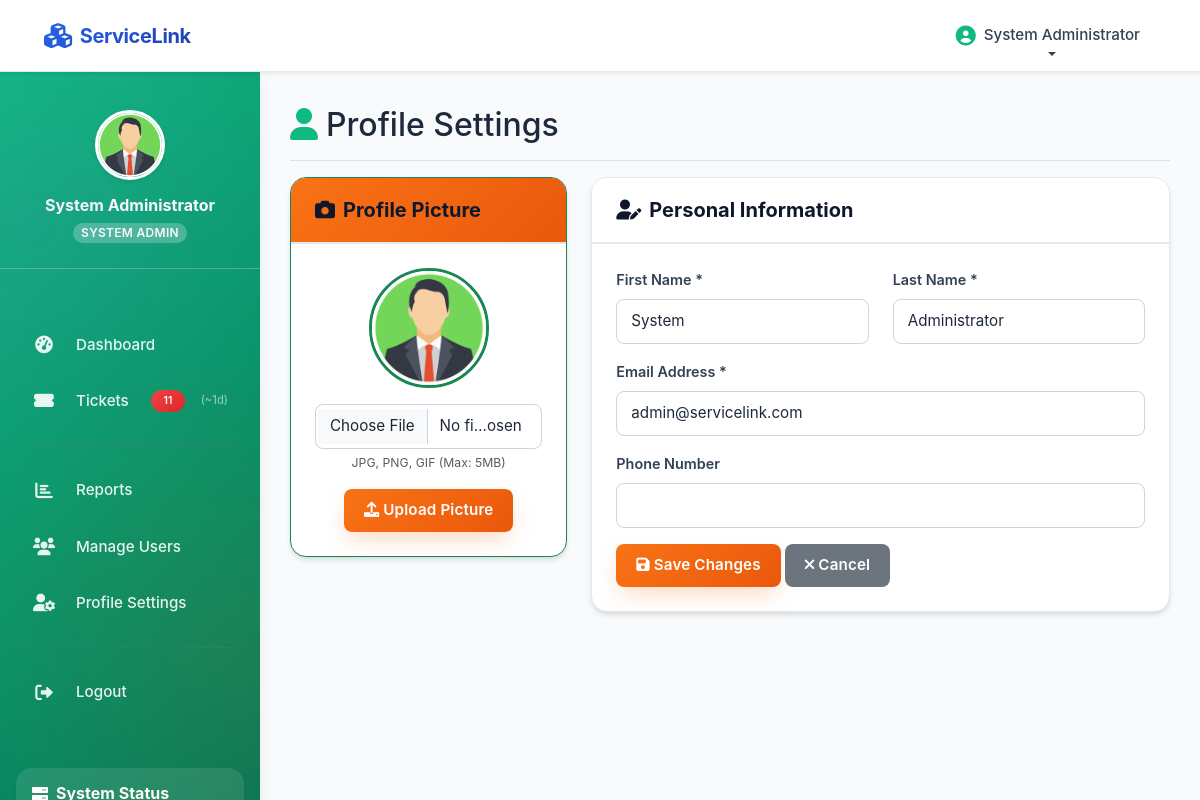
/admin/profile_simple.php (signed in), run on the app's committed database.
### tables this page shows
CREATE TABLE `users` (
  `id` int(11) NOT NULL,
  `user_number` varchar(20) DEFAULT NULL,
  `first_name` varchar(100) NOT NULL,
  `last_name` varchar(100) NOT NULL,
  `email` varchar(255) NOT NULL,
  `phone_number` varchar(20) DEFAULT NULL,
  `password_hash` varchar(255) DEFAULT NULL,
  `google_id` varchar(255) DEFAULT NULL,
  `role` enum('admin','department_admin','staff','user') DEFAULT 'user',
  `user_type` varchar(50) DEFAULT NULL COMMENT 'For staff: MIS, Labtech, Utility, Maintenance',
  `department_id` int(11) DEFAULT NULL,
  `campus_id` int(11) DEFAULT NULL,
  `year_level` enum('1st Year','2nd Year','3rd Year','4th Year','5th Year','Graduate','Faculty','Staff') DEFAULT '1st Year',
  `profile_picture` varchar(255) DEFAULT NULL,
  `is_active` tinyint(1) DEFAULT 1,
  `email_verified` tinyint(1) DEFAULT 0,
  `created_at` timestamp NOT NULL DEFAULT current_timestamp(),
  `updated_at` timestamp NOT NULL DEFAULT current_timestamp() ON UPDATE current_timestamp()
);

### admin/profile_simple.php (the view, shortened to what this page needs)
<?php
require_once '../config/database.php';
$user_id = $_SESSION['user_id'];
try {
    $stmt = $pdo->prepare("SELECT * FROM users WHERE id = ?");
    $stmt->execute([$user_id]);
    $user_data = $stmt->fetch();
} catch (Exception $e) {
    $error = "Error loading profile: " . $e->getMessage();
}
?>
<!DOCTYPE html>
<html lang="en">
<head>
    <link href="https://cdn.jsdelivr.net/npm/bootstrap@5.3.0/dist/css/bootstrap.min.css" rel="stylesheet">
    <link href="https://cdnjs.cloudflare.com/ajax/libs/font-awesome/6.0.0/css/all.min.css" rel="stylesheet">
    <link href="../assets/css/style.css" rel="stylesheet">
</head>
<body>
    <nav class="navbar navbar-expand-lg navbar-light bg-white shadow-sm">
        <div class="container-fluid">
            <a class="navbar-brand d-flex align-items-center" href="dashboard.php" style="font-weight: 700; font-size: 1.25rem; font-family: 'Inter', sans-serif; color: #101828;">
                <i class="fas fa-cubes fa-lg me-2" style="color: #5a4ad1;"></i>
                <span>ServiceLink</span>
            </a>
            <div class="navbar-nav ms-auto d-none d-md-flex">
                <div class="nav-item dropdown">
                    <a class="nav-link dropdown-toggle d-flex align-items-center text-dark" href="#" id="userDropdown" role="button" data-bs-toggle="dropdown" aria-expanded="false">
                        <i class="fas fa-user-circle me-2 fs-5 text-success"></i>
                        <span><?php echo htmlspecialchars($_SESSION['user_name']); ?></span>
                    </a>
                </div>
            </div>
        </div>
    </nav>
    <div class="container-fluid p-0">
        <?php include '../includes/sidebar.php'; ?>
        <main class="dashboard-content">
            <div class="d-flex justify-content-between flex-wrap flex-md-nowrap align-items-center pt-3 pb-2 mb-3 border-bottom">
                <h1 class="h2"><i class="fas fa-user text-success me-2"></i>Profile Settings</h1>
            </div>
            <div class="row">
                <div class="col-md-4 mb-4">
                    <div class="card border-success">
                        <div class="card-header bg-success text-white">
                            <h5 class="mb-0"><i class="fas fa-camera me-2"></i>Profile Picture</h5>
                        </div>
                        <div class="card-body text-center">
                            <div class="mb-3">
                                <?php if ($user_data && $user_data['profile_picture']): ?>
                                    <img src="../<?php echo htmlspecialchars($user_data['profile_picture']); ?>"
                                        alt="Profile Picture" class="rounded-circle border border-3 border-success"
                                        style="width: 120px; height: 120px; object-fit: cover;">
                                <?php endif; ?>
                            </div>
                            <form method="POST" enctype="multipart/form-data">
                                <div class="mb-3">
                                    <input type="file" class="form-control" name="profile_picture" accept="image/*" required>
                                    <div class="form-text">JPG, PNG, GIF (Max: 5MB)</div>
                                </div>
                                <button type="submit" class="btn btn-success">
                                    <i class="fas fa-upload me-1"></i>Upload Picture
                                </button>
                            </form>
                        </div>
                    </div>
                </div>
                <div class="col-md-8">
                    <div class="card">
                        <div class="card-header">
                            <h5 class="mb-0"><i class="fas fa-user-edit me-2"></i>Personal Information</h5>
                        </div>
                        <div class="card-body">
                            <form method="POST">
                                <div class="row">
                                    <div class="col-md-6">
                                        <div class="mb-3">
                                            <label for="first_name" class="form-label">First Name *</label>
                                            <input type="text" class="form-control" id="first_name" name="first_name"
                                                value="<?php echo htmlspecialchars($user_data['first_name'] ?? ''); ?>" required>
                                        </div>
                                    </div>
                                    <div class="col-md-6">
                                        <div class="mb-3">
                                            <label for="last_name" class="form-label">Last Name *</label>
                                            <input type="text" class="form-control" id="last_name" name="last_name"
                                                value="<?php echo htmlspecialchars($user_data['last_name'] ?? ''); ?>" required>
                                        </div>
                                    </div>
                                </div>
                                <div class="mb-3">
                                    <label for="email" class="form-label">Email Address *</label>
                                    <input type="email" class="form-control" id="email" name="email"
                                        value="<?php echo htmlspecialchars($user_data['email'] ?? ''); ?>" required>
                                </div>
                                <div class="mb-3">
                                    <label for="phone" class="form-label">Phone Number</label>
                                    <input type="tel" class="form-control" id="phone" name="phone"
                                        value="<?php echo htmlspecialchars($user_data['phone_number'] ?? ''); ?>">
                                </div>
                                <button type="submit" class="btn btn-success">
                                    <i class="fas fa-save me-1"></i>Save Changes
                                </button>
                                <a href="dashboard.php" class="btn btn-secondary">
                                    <i class="fas fa-times me-1"></i>Cancel
                                </a>
                            </form>
                        </div>
                    </div>
                </div>
            </div>
        </main>
    </div>
</body>
</html>

### includes/sidebar.php (shortened to what this page needs)
<?php
$current_page = basename($_SERVER['PHP_SELF']);
$current_dir  = basename(dirname($_SERVER['PHP_SELF']));
$_sb_badge = 0;
$_sb_avg   = null;
try {
    $role = $_SESSION['user_role'] ?? '';
    if (in_array($role, ['superadmin', 'admin'], true)) {
        $r = $pdo->query("
            SELECT COUNT(*) as cnt,
                   AVG(CASE WHEN resolved_at IS NOT NULL
                       THEN TIMESTAMPDIFF(DAY, created_at, resolved_at) END) as avg_d
            FROM tickets
            WHERE status NOT IN ('resolved','closed','unresolved')
        ")->fetch();
        $_sb_badge = (int)$r['cnt'];
        $_sb_avg   = $r['avg_d'] !== null ? round($r['avg_d']) : null;
    }
} catch (PDOException $e) {
}
?>
<nav id="sidebarMenu" class="dashboard-sidebar">
    <div class="pt-3 pb-5">
        <div class="text-center mb-4 p-4 border-bottom border-light border-opacity-25">
            <div class="mb-3 position-relative d-inline-block">
                <?php
                $profile_picture = null;
                try {
                    $sPic = $pdo->prepare("SELECT profile_picture FROM users WHERE id = ?");
                    $sPic->execute([$_SESSION['user_id']]);
                    $profile_picture = $sPic->fetch()['profile_picture'] ?? null;
                } catch (PDOException $e) {
                    $profile_picture = $_SESSION['profile_picture'] ?? null;
                }
                $pic_prefix = in_array($current_dir, ['admin', 'department', 'staff', 'student']) ? '../' : '';
                if ($profile_picture): ?>
                    <img src="<?php echo $pic_prefix . htmlspecialchars($profile_picture); ?>"
                        alt="Profile" class="rounded-circle shadow-sm"
                        style="width:70px;height:70px;object-fit:cover;border:3px solid #fff;">
                <?php endif; ?>
            </div>
            <h6 class="text-white fw-bold mb-1"><?php echo htmlspecialchars($_SESSION['user_name']); ?></h6>
            <small class="badge bg-white bg-opacity-25 text-white border-0 mt-1 px-2 py-1">
                <?php
                $role = $_SESSION['user_role'];
                echo in_array($role, ['admin', 'superadmin']) ? 'System Admin' : getRoleDisplayName($role);
                ?>
            </small>
        </div>
        <ul class="nav flex-column sidebar-nav">
            <li class="nav-item">
                <a class="nav-link <?php echo $current_page == 'dashboard.php' ? 'active' : ''; ?>"
                    href="<?php
                            switch ($_SESSION['user_role']) {
                                case 'superadmin':
                                case 'admin':
                                    echo $current_dir == 'admin'      ? 'dashboard.php' : 'admin/dashboard.php';
                                    break;
                            }
                            ?>">
                    <i class="fas fa-tachometer-alt me-2"></i>Dashboard
                </a>
            </li>
            <li class="nav-item">
                <a class="nav-link <?php
                                    echo ($current_page == 'tickets.php' && in_array($_SESSION['user_role'], ['superadmin', 'admin', 'department_admin', 'staff'], true)) ? 'active' : '';
                                    ?>"
                    href="<?php
                            switch ($_SESSION['user_role']) {
                                case 'superadmin':
                                case 'admin':
                                    echo $current_dir == 'admin'      ? 'tickets.php' : 'admin/tickets.php';
                                    break;
                            }
                            ?>">
                    <i class="fas fa-ticket-alt me-2"></i>
                    Tickets
                    <?php if ($_sb_badge > 0): ?>
                        <span class="badge bg-danger ms-auto rounded-pill" style="font-size:0.65rem;min-width:20px;">
                            <?php echo $_sb_badge; ?>
                        </span>
                    <?php endif; ?>
                    <?php if ($_sb_avg !== null): ?>
                        <small class="text-white-50 ms-1" style="font-size:0.7rem;">(~<?php echo $_sb_avg; ?>d)</small>
                    <?php endif; ?>
                </a>
            </li>
            <hr class="my-3 mx-4 text-secondary opacity-25">
            <li class="nav-item">
                <a class="nav-link <?php echo ($current_dir == 'reports' || $current_page == 'reports.php') ? 'active' : ''; ?>"
                    href="<?php
                            switch ($_SESSION['user_role']) {
                                case 'superadmin':
                                case 'admin':
                                    echo $current_dir == 'admin'      ? 'reports.php' : 'admin/reports.php';
                                    break;
                            }
                            ?>">
                    <i class="fas fa-chart-bar me-2"></i>Reports
                </a>
            </li>
            <?php if (in_array($_SESSION['user_role'], ['admin', 'superadmin'], true)): ?>
                <li class="nav-item">
                    <a class="nav-link <?php echo $current_page == 'users.php' ? 'active' : ''; ?>"
                        href="<?php echo $current_dir == 'admin' ? 'users.php' : 'admin/users.php'; ?>">
                        <i class="fas fa-users me-2"></i>Manage Users
                    </a>
                </li>
            <?php endif; ?>
            <li class="nav-item">
                <a class="nav-link <?php echo $current_page == 'profile.php' ? 'active' : ''; ?>"
                    href="<?php
                            switch ($_SESSION['user_role']) {
                                case 'superadmin':
                                case 'admin':
                                    echo $current_dir == 'admin'      ? 'profile.php' : 'admin/profile.php';
                                    break;
                            }
                            ?>">
                    <i class="fas fa-user-cog me-2"></i>Profile Settings
                </a>
            </li>
            <hr class="my-3 mx-4 text-secondary opacity-25">
            <li class="nav-item">
                <a class="nav-link text-danger"
                    href="<?php echo in_array($current_dir, ['admin', 'department', 'staff', 'student']) ? '../logout.php' : 'logout.php'; ?>"
                    onclick="return confirm('Are you sure you want to logout?')">
                    <i class="fas fa-sign-out-alt me-2"></i>Logout
                </a>
            </li>
        </ul>
        <?php if (in_array($_SESSION['user_role'], ['admin', 'superadmin'], true)): ?>
            <div class="mt-4 p-3 bg-white bg-opacity-10 border-0 rounded-4 mx-3 shadow-sm">
                <h6 class="text-white fw-bold mb-2 d-flex align-items-center">
                    <i class="fas fa-server me-2"></i>System Status
                </h6>
            </div>
        <?php endif; ?>
    </div>
</nav>

### includes/sidebar.php (style rules this page uses)
.sidebar-nav .nav-link { color: rgba(255, 255, 255, 0.9); border-radius: 0.5rem; margin: 0.25rem 1rem; padding: 0.75rem 1rem; font-weight: 500; transition: all 0.2s ease; display: flex; align-items: center; }
.sidebar-nav .nav-link i { width: 24px; text-align: center; font-size: 1.1rem; }
.sidebar-nav .nav-link .badge { margin-left: auto; }
.sidebar-nav .nav-link.text-danger { color: rgba(255, 255, 255, 0.9) !important; }
#sidebarMenu { background: linear-gradient(135deg, #10b981 0%, #047857 100%); }
@media (min-width: 769px) { #sidebarMenu { position: fixed !important; top: 70px !important; left: 0 !important; width: 260px !important; height: calc(100vh - 70px) !important; z-index: 1040 !important; overflow-y: auto !important; } }
@media (min-width: 769px) { .dashboard-content { margin-left: 260px !important; padding: 90px 30px 30px 30px !important; } }

### data on the page
users: profile_picture (picture), first_name "System", last_name "Administrator", email "admin@servicelink.com"

### other printed values
$_SESSION['user_name'] "System Administrator"
$_sb_badge "11"
$_sb_avg "1"
